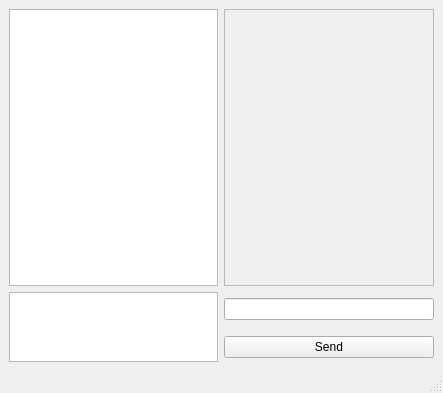
<?xml version="1.0" encoding="UTF-8"?>
<ui version="4.0">
 <class>conferintaForm</class>
 <widget class="QMainWindow" name="conferintaForm">
  <property name="geometry">
   <rect>
    <x>0</x>
    <y>0</y>
    <width>443</width>
    <height>393</height>
   </rect>
  </property>
  <property name="windowTitle">
   <string>MainWindow</string>
  </property>
  <widget class="QWidget" name="centralwidget">
   <layout class="QGridLayout" name="gridLayout">
    <item row="0" column="1">
     <widget class="QTextEdit" name="textEdit">
      <property name="enabled">
       <bool>false</bool>
      </property>
      <property name="palette">
       <palette>
        <active>
         <colorrole role="Text">
          <brush brushstyle="SolidPattern">
           <color alpha="255">
            <red>255</red>
            <green>255</green>
            <blue>255</blue>
           </color>
          </brush>
         </colorrole>
        </active>
        <inactive>
         <colorrole role="Text">
          <brush brushstyle="SolidPattern">
           <color alpha="255">
            <red>255</red>
            <green>255</green>
            <blue>255</blue>
           </color>
          </brush>
         </colorrole>
        </inactive>
        <disabled>
         <colorrole role="Text">
          <brush brushstyle="SolidPattern">
           <color alpha="255">
            <red>120</red>
            <green>120</green>
            <blue>120</blue>
           </color>
          </brush>
         </colorrole>
        </disabled>
       </palette>
      </property>
      <property name="layoutDirection">
       <enum>Qt::LeftToRight</enum>
      </property>
      <property name="autoFillBackground">
       <bool>false</bool>
      </property>
     </widget>
    </item>
    <item row="1" column="0" rowspan="2">
     <widget class="QGraphicsView" name="graphicsView"/>
    </item>
    <item row="1" column="1">
     <widget class="QLineEdit" name="lineEdit"/>
    </item>
    <item row="2" column="1">
     <widget class="QPushButton" name="pushButton">
      <property name="text">
       <string>Send</string>
      </property>
     </widget>
    </item>
    <item row="0" column="0">
     <widget class="QGraphicsView" name="graphics_View_table"/>
    </item>
   </layout>
  </widget>
  <widget class="QMenuBar" name="menubar">
   <property name="geometry">
    <rect>
     <x>0</x>
     <y>0</y>
     <width>443</width>
     <height>21</height>
    </rect>
   </property>
  </widget>
  <widget class="QStatusBar" name="statusbar"/>
 </widget>
 <resources/>
 <connections/>
</ui>
